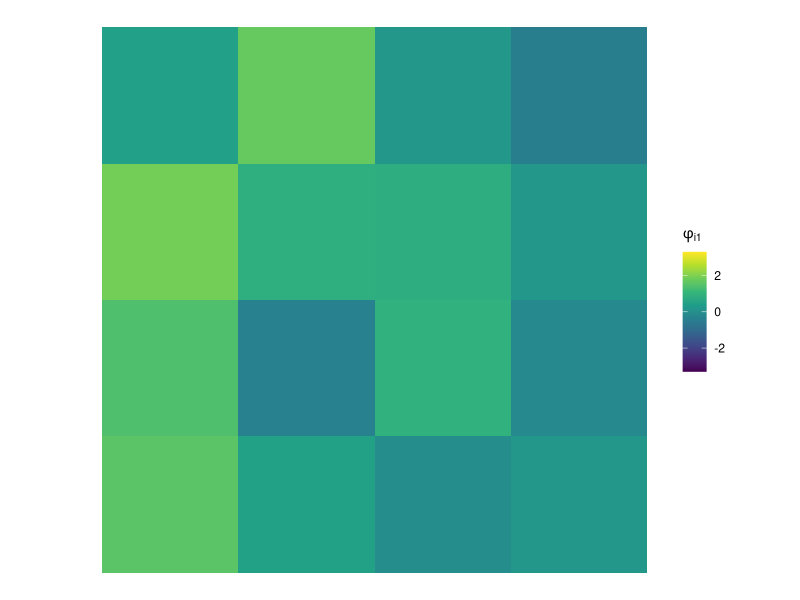
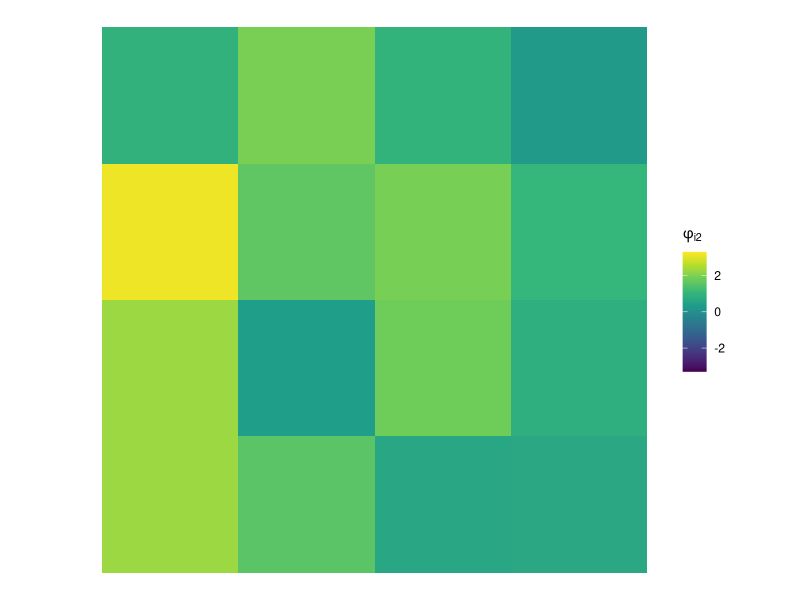

R code for these plots, in order:
## ---- chunk 1
#| label: load-packages
#| output: false
#| code-summary: "Code: Load the packages"

library(tidyverse)
library(igraph)
library(viridis)
## ---- chunk 2
set.seed(831)

# specify spatial domain
n <- 4^2
spat_domain <- expand.grid(x = 1:sqrt(n), y = 1:sqrt(n))
spat_domain$label <- 1:n

spat_domain_g <- make_lattice(c(sqrt(n),sqrt(n)), mutual = TRUE)
W <- as_adjacency_matrix(spat_domain_g, sparse=0)
D <- diag(rowSums(W))

# specify parameters
p <- 2
Lambda <- matrix(c(1, 0.9,
                   0.9, 1), byrow = T, ncol = p)
rho <- 0.99

# construct precision matrix for join dist of phi
inv_Sigma <- kronecker((D-rho*W), solve(Lambda))

# sample from joint dist of phi (technique borrowed for precision matrices)
spat_phi <- backsolve(chol(inv_Sigma), rnorm(n*p))

# inverse vectorize phi  
spat_phi <- matrix(spat_phi, byrow = T, ncol = p)

# assign values to spatial data set
spat_domain$phi1 <- spat_phi[,1]
spat_domain$phi2 <- spat_phi[,2]

## ---- chunk 3
#| label: fig-phi1
#| fig-align: "center"
#| fig-cap: "Plot of..."

ggplot(spat_domain) +
  geom_tile(aes(x, y, fill=phi1)) +
  labs(fill = bquote(phi[i1])) +
  scale_y_reverse() +
  scale_fill_gradientn(colors = viridis(10), limits = c(-3.3,3.3)) +
  coord_fixed() + 
  theme_void()

## ---- chunk 4
#| label: fig-phi2
#| fig-align: "center"
#| fig-cap: "Plot of ..."


ggplot(spat_domain) +
  geom_tile(aes(x, y, fill=phi2)) +
  labs(fill = bquote(phi[i2])) +
  scale_y_reverse() +
  scale_fill_gradientn(colors = viridis(10), limits = c(-3.3,3.3)) +
  coord_fixed() + 
  theme_void()
